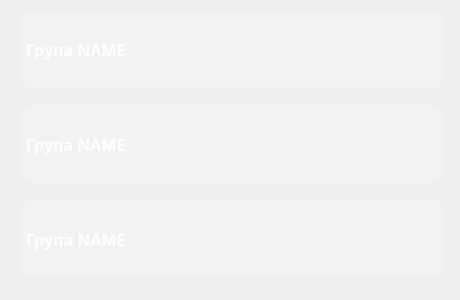
    <widget class="QWidget" name="page">
     <widget class="QWidget" name="layoutWidget">
      <property name="geometry">
       <rect>
        <x>20</x>
        <y>0</y>
        <width>431</width>
        <height>291</height>
       </rect>
      </property>
      <layout class="QVBoxLayout" name="verticalLayout_6">
       <item>
        <widget class="QPushButton" name="group_btn_1">
         <property name="minimumSize">
          <size>
           <width>425</width>
           <height>80</height>
          </size>
         </property>
         <property name="maximumSize">
          <size>
           <width>425</width>
           <height>80</height>
          </size>
         </property>
         <property name="font">
          <font>
           <family>Source Code Pro</family>
           <pointsize>12</pointsize>
           <bold>true</bold>
          </font>
         </property>
         <property name="cursor">
          <cursorShape>PointingHandCursor</cursorShape>
         </property>
         <property name="styleSheet">
          <string notr="true">QPushButton {
    background-color: rgba(255, 255, 255, 50);
	border: 2px solid rgba(255, 255, 255, 0);
    color: white;
    border-radius: 15px;
	text-align: left; 
	padding-left: 5px;
    padding: 4px;
}

QPushButton:hover {
        background-color: rgba(255, 255, 255, 85);
}
QPushButton:pressed {
    background-color: rgba(255, 255, 255, 150);
}</string>
         </property>
         <property name="text">
          <string>Група NAME</string>
         </property>
        </widget>
       </item>
       <item>
        <widget class="QPushButton" name="group_btn_2">
         <property name="minimumSize">
          <size>
           <width>425</width>
           <height>80</height>
          </size>
         </property>
         <property name="maximumSize">
          <size>
           <width>425</width>
           <height>80</height>
          </size>
         </property>
         <property name="font">
          <font>
           <family>Source Code Pro</family>
           <pointsize>12</pointsize>
           <bold>true</bold>
          </font>
         </property>
         <property name="cursor">
          <cursorShape>PointingHandCursor</cursorShape>
         </property>
         <property name="styleSheet">
          <string notr="true">QPushButton {
    background-color: rgba(255, 255, 255, 50);
	border: 2px solid rgba(255, 255, 255, 0);
    color: white;
    border-radius: 15px;
	text-align: left; 
	padding-left: 5px;
    padding: 4px;
}

QPushButton:hover {
        background-color: rgba(255, 255, 255, 85);
}
QPushButton:pressed {
    background-color: rgba(255, 255, 255, 150);
}</string>
         </property>
         <property name="text">
          <string>Група NAME</string>
         </property>
        </widget>
       </item>
       <item>
        <widget class="QPushButton" name="group_btn_3">
         <property name="minimumSize">
          <size>
           <width>425</width>
           <height>80</height>
          </size>
         </property>
         <property name="maximumSize">
          <size>
           <width>425</width>
           <height>80</height>
          </size>
         </property>
         <property name="font">
          <font>
           <family>Source Code Pro</family>
           <pointsize>12</pointsize>
           <bold>true</bold>
          </font>
         </property>
         <property name="cursor">
          <cursorShape>PointingHandCursor</cursorShape>
         </property>
         <property name="styleSheet">
          <string notr="true">QPushButton {
    background-color: rgba(255, 255, 255, 50);
	border: 2px solid rgba(255, 255, 255, 0);
    color: white;
    border-radius: 15px;
	text-align: left; 
	padding-left: 5px;
    padding: 4px;
}

QPushButton:hover {
        background-color: rgba(255, 255, 255, 85);
}
QPushButton:pressed {
    background-color: rgba(255, 255, 255, 150);
}</string>
         </property>
         <property name="text">
          <string>Група NAME</string>
         </property>
        </widget>
       </item>
      </layout>
     </widget>
    </widget>
